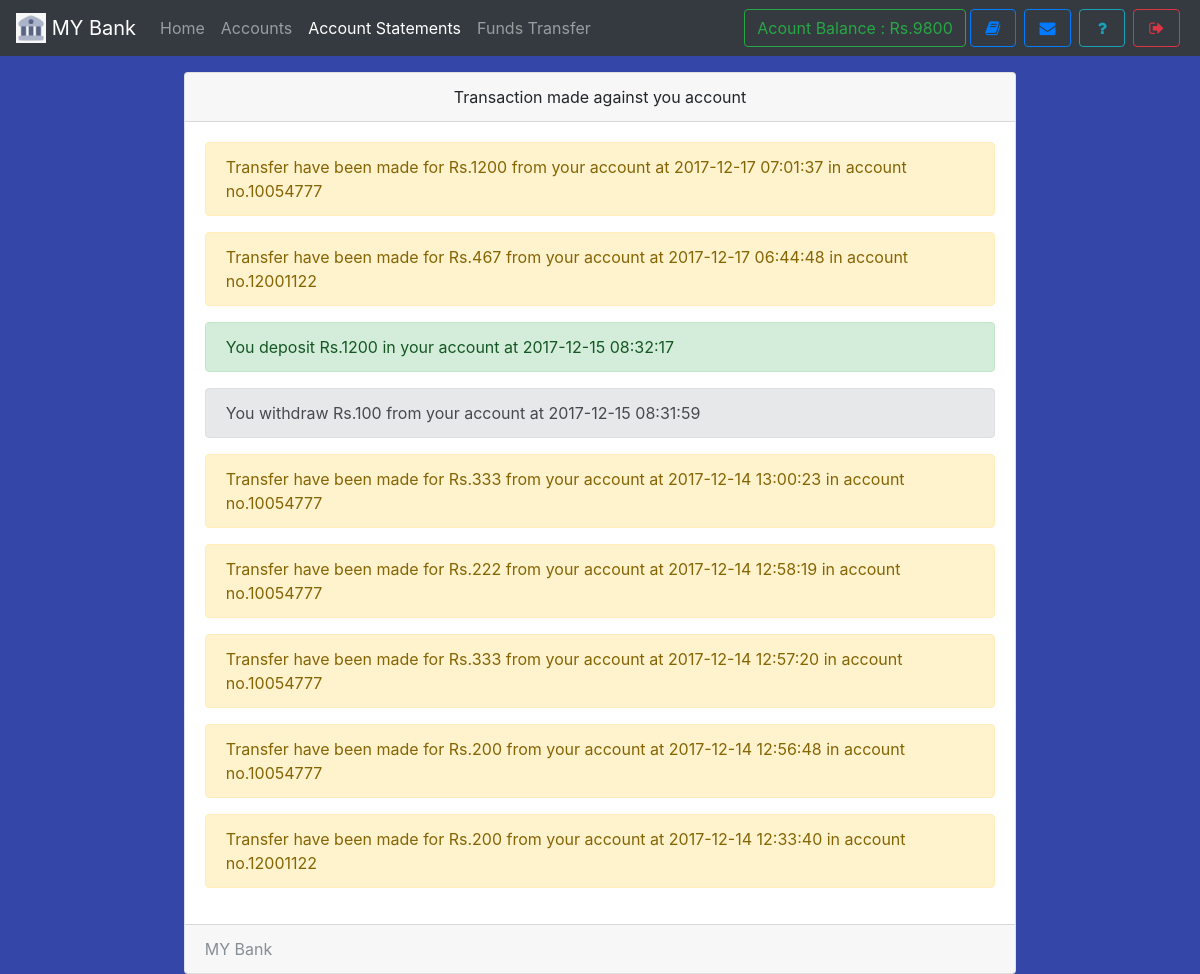
The page /statements.php (signed in) on the database its author committed.
### tables this page shows
CREATE TABLE `useraccounts` (
  `id` int(11) NOT NULL,
  `email` text NOT NULL,
  `password` text NOT NULL,
  `name` varchar(111) NOT NULL,
  `balance` varchar(111) NOT NULL,
  `cnic` varchar(111) NOT NULL,
  `number` varchar(111) NOT NULL,
  `city` varchar(111) NOT NULL,
  `address` varchar(111) NOT NULL,
  `source` varchar(111) NOT NULL,
  `accountNo` varchar(111) NOT NULL,
  `branch` varchar(111) NOT NULL,
  `accountType` varchar(111) NOT NULL,
  `date` timestamp NOT NULL DEFAULT CURRENT_TIMESTAMP
);

CREATE TABLE `transaction` (
  `transactionId` int(11) NOT NULL,
  `action` varchar(111) NOT NULL,
  `credit` varchar(111) NOT NULL,
  `debit` varchar(111) NOT NULL,
  `balance` varchar(111) NOT NULL,
  `beneId` varchar(111) NOT NULL,
  `other` varchar(111) NOT NULL,
  `userId` int(11) NOT NULL,
  `date` timestamp NOT NULL DEFAULT CURRENT_TIMESTAMP
);

### assets/db.php (called while the page is built, shortened)
<?php
    $con = new mysqli('localhost','root','','mybank');
    $ar = $con->query("select * from userAccounts,branch where id = '$_SESSION[userId]' AND userAccounts.branch = branch.branchId");
    $userData = $ar->fetch_assoc();
?>

### statements.php (the view, shortened to what this page needs)
<!DOCTYPE html>
<html>
<head>
  <?php require 'assets/autoloader.php'; ?>
  <?php require 'assets/db.php'; ?>
  <?php require 'assets/function.php'; ?>
</head>
<body style="background:#3446a8;background-size: 100%">
<nav class="navbar navbar-expand-lg navbar-dark bg-dark fixed-top">
 <a class="navbar-brand" href="#">
    <img src="images/logo.jpg" width="30" height="30" class="d-inline-block align-top" alt="">
   <?php echo bankName; ?>
  </a>
  <div class="collapse navbar-collapse" id="navbarSupportedContent">
    <ul class="navbar-nav mr-auto">
      <li class="nav-item ">
        <a class="nav-link " href="index.php">Home <span class="sr-only">(current)</span></a>
      </li>
      <li class="nav-item ">  <a class="nav-link" href="accounts.php">Accounts</a></li>
      <li class="nav-item active">  <a class="nav-link" href="statements.php">Account Statements</a></li>
      <li class="nav-item ">  <a class="nav-link" href="transfer.php">Funds Transfer</a></li>
    </ul>
    <?php include 'sideButton.php'; ?>
  </div>
</nav><br><br><br>
<div class="container">
  <div class="card  w-75 mx-auto">
  <div class="card-header text-center">
    Transaction made against you account
  </div>
  <div class="card-body">
    <?php
      $array = $con->query("select * from transaction where userId = '$userData[id]' order by date desc");
      if ($array ->num_rows > 0)
      {
         while ($row = $array->fetch_assoc())
         {
            if ($row['action'] == 'withdraw')
            {
              echo "<div class='alert alert-secondary'>You withdraw Rs.$row[debit] from your account at $row[date]</div>";
            }
            if ($row['action'] == 'deposit')
            {
              echo "<div class='alert alert-success'>You deposit Rs.$row[credit] in your account at $row[date]</div>";
            }
            if ($row['action'] == 'transfer')
            {
              echo "<div class='alert alert-warning'>Transfer have been made for  Rs.$row[debit] from your account at $row[date] in  account no.$row[other]</div>";
            }
         }
      }
    ?>
  </div>
  <div class="card-footer text-muted">
   <?php echo bankName ?>
  </div>
</div>
</div>
</body>
</html>

### assets/autoloader.php (shortened to what this page needs)
<link rel="stylesheet" type="text/css" href="css/bootstrap.min.css">
<link rel="stylesheet" type="text/css" href="css/custom.css">
<link rel="stylesheet" type="text/css" href="font-awesome/css/font-awesome.min.css">

### sideButton.php
<form class="form-inline my-2 my-lg-0">
        <a href="" class="btn btn-outline-success" data-toggle="tooltip" title="Your current Account Balance">Acount Balance : Rs.<?php echo $userData['balance']; ?></a>
        <a href="accounts.php" data-toggle="tooltip" title="Account Summary" class="btn btn-outline-primary mx-1" ><i class="fa fa-book fa-fw"></i></a>
        <a href="notice.php" data-toggle="tooltip" title="View Notice" class="btn btn-outline-primary mx-1" ><i class="fa fa-envelope fa-fw"></i></a>
        <a href="feedback.php" data-toggle="tooltip" title="Help?" class="btn btn-outline-info mx-1" ><i class="fa fa-question fa-fw"></i></a>
        <a href="logout.php" data-toggle="tooltip" title="Logout" class="btn btn-outline-danger mx-1" ><i class="fa fa-sign-out fa-fw"></i></a>
</form>

### rows shown on the page
useraccounts: balance "9800"
transaction: debit "1200", date "2017-12-17 07:01:37", other "10054777"
transaction: debit "467", date "2017-12-17 06:44:48", other "12001122"
transaction: credit "1200", date "2017-12-15 08:32:17"
transaction: debit "100", date "2017-12-15 08:31:59"
transaction: debit "333", date "2017-12-14 13:00:23", other "10054777"
transaction: debit "222", date "2017-12-14 12:58:19", other "10054777"
transaction: debit "333", date "2017-12-14 12:57:20", other "10054777"
transaction: debit "200", date "2017-12-14 12:56:48", other "10054777"
transaction: debit "200", date "2017-12-14 12:33:40", other "12001122"

### other values the page prints
bankName "MY Bank"
